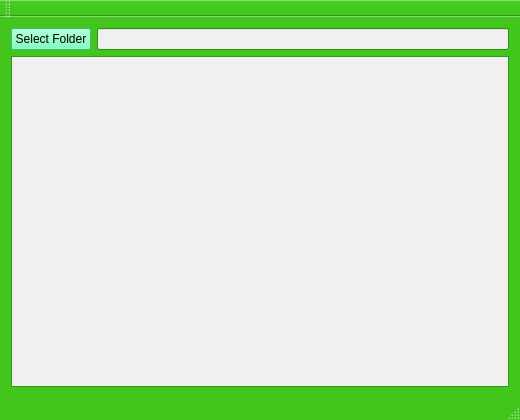
<?xml version="1.0" encoding="UTF-8"?>
<ui version="4.0">
 <class>MainWindow</class>
 <widget class="QMainWindow" name="MainWindow">
  <property name="geometry">
   <rect>
    <x>0</x>
    <y>0</y>
    <width>520</width>
    <height>420</height>
   </rect>
  </property>
  <property name="palette">
   <palette>
    <active>
     <colorrole role="Base">
      <brush brushstyle="SolidPattern">
       <color alpha="255">
        <red>240</red>
        <green>240</green>
        <blue>240</blue>
       </color>
      </brush>
     </colorrole>
     <colorrole role="Window">
      <brush brushstyle="SolidPattern">
       <color alpha="255">
        <red>66</red>
        <green>198</green>
        <blue>29</blue>
       </color>
      </brush>
     </colorrole>
    </active>
    <inactive>
     <colorrole role="Base">
      <brush brushstyle="SolidPattern">
       <color alpha="255">
        <red>240</red>
        <green>240</green>
        <blue>240</blue>
       </color>
      </brush>
     </colorrole>
     <colorrole role="Window">
      <brush brushstyle="SolidPattern">
       <color alpha="255">
        <red>66</red>
        <green>198</green>
        <blue>29</blue>
       </color>
      </brush>
     </colorrole>
    </inactive>
    <disabled>
     <colorrole role="Base">
      <brush brushstyle="SolidPattern">
       <color alpha="255">
        <red>66</red>
        <green>198</green>
        <blue>29</blue>
       </color>
      </brush>
     </colorrole>
     <colorrole role="Window">
      <brush brushstyle="SolidPattern">
       <color alpha="255">
        <red>66</red>
        <green>198</green>
        <blue>29</blue>
       </color>
      </brush>
     </colorrole>
    </disabled>
   </palette>
  </property>
  <property name="windowTitle">
   <string>MainWindow</string>
  </property>
  <property name="styleSheet">
   <string notr="true"/>
  </property>
  <widget class="QWidget" name="centralWidget">
   <layout class="QGridLayout" name="gridLayout">
    <item row="0" column="0">
     <layout class="QHBoxLayout" name="horizontalLayout">
      <item>
       <widget class="QPushButton" name="pushButton">
        <property name="sizePolicy">
         <sizepolicy hsizetype="Fixed" vsizetype="Fixed">
          <horstretch>0</horstretch>
          <verstretch>0</verstretch>
         </sizepolicy>
        </property>
        <property name="styleSheet">
         <string notr="true">background-color: rgb(92, 255, 174);</string>
        </property>
        <property name="text">
         <string>Select Folder</string>
        </property>
       </widget>
      </item>
      <item>
       <widget class="QLineEdit" name="lineEdit"/>
      </item>
     </layout>
    </item>
    <item row="1" column="0">
     <widget class="QListWidget" name="listWidget"/>
    </item>
   </layout>
  </widget>
  <widget class="QMenuBar" name="menuBar">
   <property name="geometry">
    <rect>
     <x>0</x>
     <y>0</y>
     <width>520</width>
     <height>21</height>
    </rect>
   </property>
  </widget>
  <widget class="QToolBar" name="mainToolBar">
   <attribute name="toolBarArea">
    <enum>TopToolBarArea</enum>
   </attribute>
   <attribute name="toolBarBreak">
    <bool>false</bool>
   </attribute>
  </widget>
  <widget class="QStatusBar" name="statusBar"/>
 </widget>
 <layoutdefault spacing="6" margin="11"/>
 <resources/>
 <connections/>
</ui>
